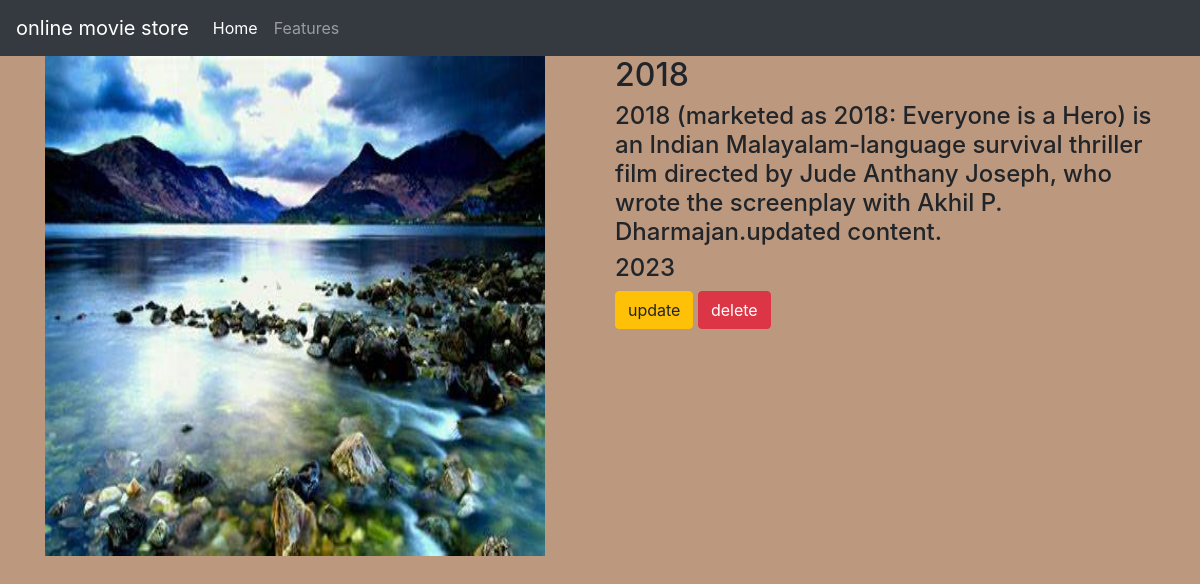
The app's page /movie/6/ with its own data.
### movie/models.py (models this page shows, shortened)
class Movie(models.Model):
    name = models.CharField(max_length=250)
    desc=models.TextField()
    year =models.IntegerField()
    image=models.ImageField(upload_to='gallery')

### movie/views.py (the view)
# urls.py: path('movie/<int:item_id>/',views.detail,name='detail'),
def detail(request,item_id):
    movie = Movie.objects.get(id=item_id)
    return render(request,"detail.html",{"movie":movie} )

### templates/detail.html
{% extends 'base.html' %}
{% block body%}
<div class="container">
    <div class="row">
        <div class="col-md-6">
            <img src="{{movie.image.url}}" width="500px" height="500px">
        </div>
        <div class="col-md-6">
            <h2>{{movie.name}}</h2>
            <h4>{{movie.desc}}</h4>
            <h4>{{movie.year}}</h4>
            <a class="btn btn-warning" href="{% url 'movie:update' movie.id%}">update</a>
            <a class="btn btn-danger" href="{% url 'movie:delete' movie.id%}">delete</a>
        </div>
</div>
</div>
{%endblock%}

### static/style.css (style rules this page uses)
body { background-color:#bc987e; }

### records on screen
Movie: image (picture), name "2018", desc "2018 (marketed as 2018: Everyone is a Hero) is an Indian Malayalam-language survival thriller film directed by Jude Anthany Joseph, who wrote the screenplay with Akhil P. Dharmajan.updated content.", year "2023"
